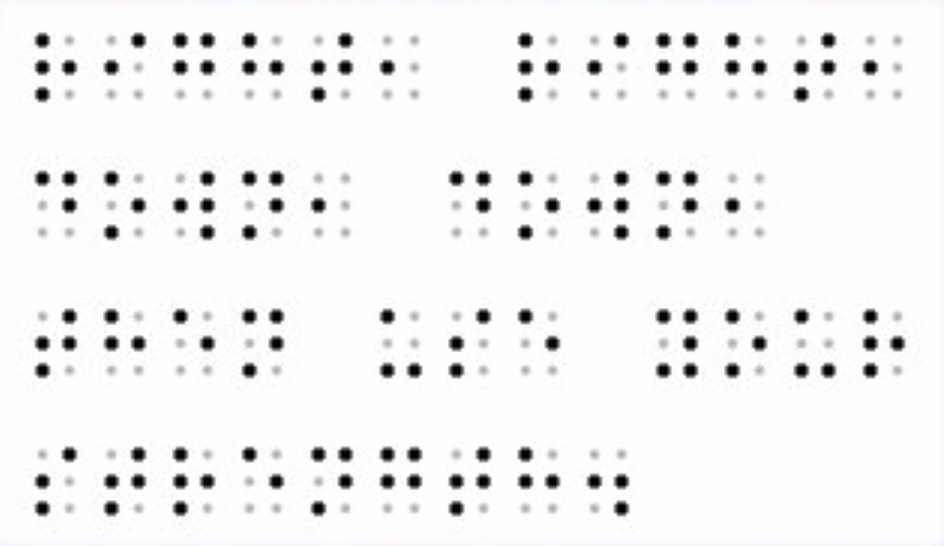
%> input picture Source Code/pokemon_ruby.png, 1888 x 1092 px (shown at 1/2 size)
$ octave --eval "result = parse('pokemon_ruby.png');"   (GNU Octave 9; MATLAB toolbox functions it lacks are replaced by stand-ins)
%> lines starting %> are read from the running program, lines starting %| are printed output that depends on the picture
function [r] = parse(img)
%> called with img = 'pokemon_ruby.png'

    I = imread(img);
%> I is the input picture: size 1092x1888x3 uint8; mean R, G, B 243.4, 242.4, 243.6
    I_bw = imbinarize(I);
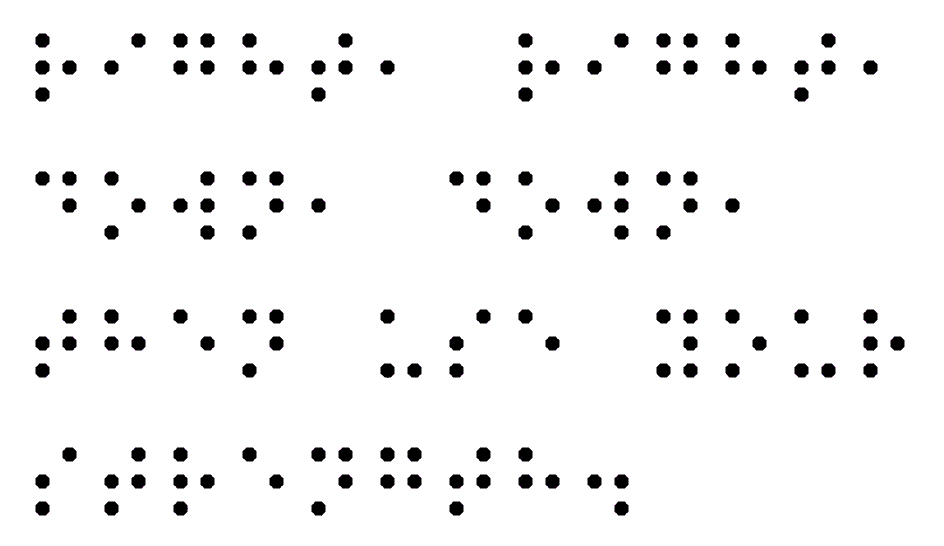
%> I_bw: size 1092x1888x3 logical (shown at 1/2 size); mean R, G, B 0.957, 0.957, 0.957
    I_size = size(uint8(I_bw));
%> I_size = [1092 1888 3]

    y = round(I_size(1) / 3);
%> y = 364
    x = round(I_size(2) / 2);
%> x = 944

    x_1 = imcrop(I_bw, [0, 0, x, y]);
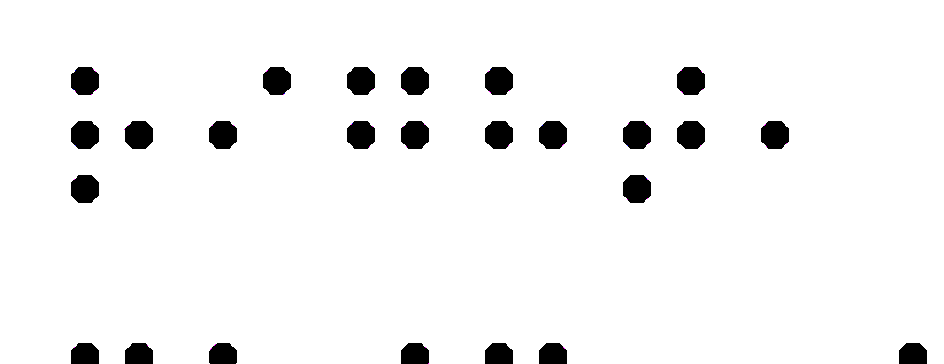
%> x_1: size 364x944x3 logical; mean R, G, B 0.955, 0.954, 0.955
    x_2 = imcrop(I_bw, [x, 0, x, y]);
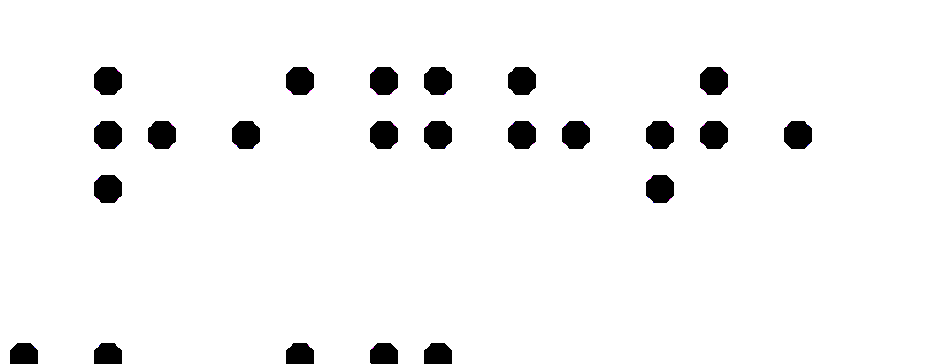
%> x_2: size 364x945x3 logical; mean R, G, B 0.958, 0.957, 0.958
    x_3 = imcrop(I_bw, [0, y, x, y]);
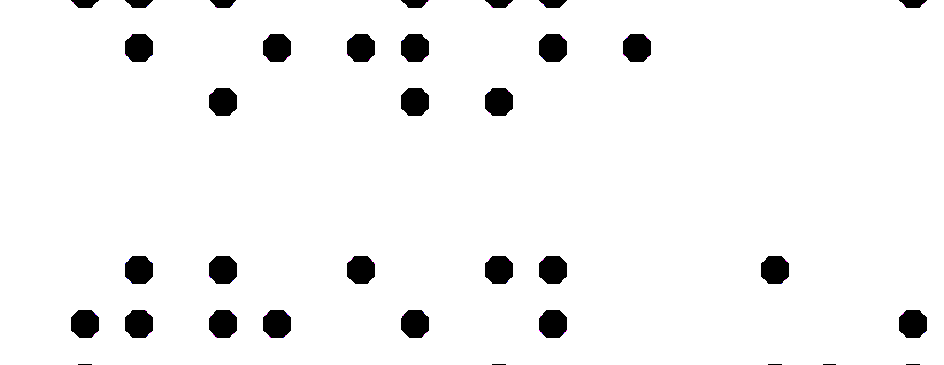
%> x_3: size 365x944x3 logical; mean R, G, B 0.954, 0.954, 0.954
    x_4 = imcrop(I_bw, [x, y, x, y]);
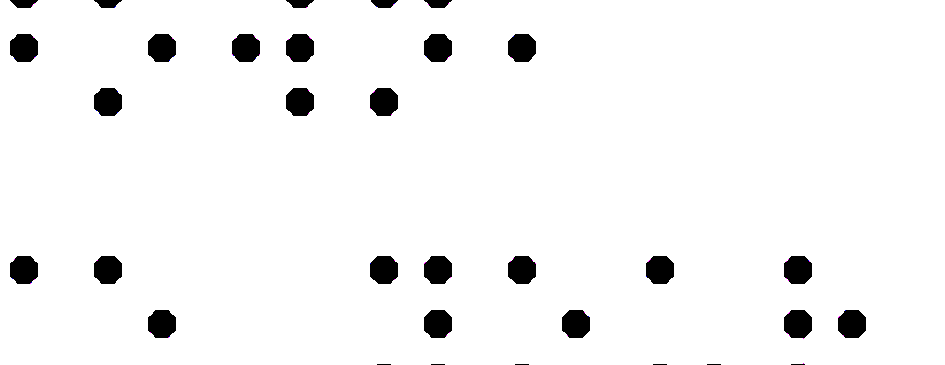
%> x_4: size 365x945x3 logical; mean R, G, B 0.957, 0.957, 0.957
    x_5 = imcrop(I_bw, [0, y * 2, x, y]);
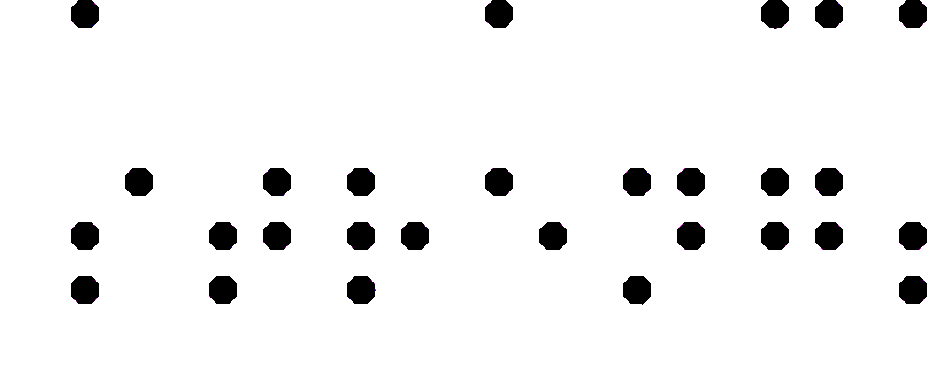
%> x_5: size 365x944x3 logical; mean R, G, B 0.946, 0.946, 0.946
    x_6 = imcrop(I_bw, [x, y * 2, x, y]);
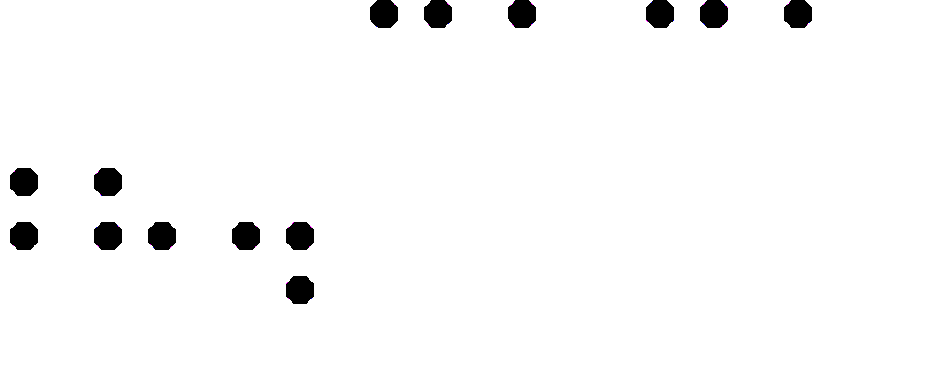
%> x_6: size 365x945x3 logical; mean R, G, B 0.973, 0.973, 0.973

% [7 lines of commented-out code are left out]


    set = {x_1, x_2, x_3, x_4, x_5, x_6};
%> set = 6 items

    result = zeros(1, 6);

    for x = 1:numel(set)

        % GET MEAN VALUE OF ALL PIXEL
        m = mean(set{x}, 'all');

        % IF MEAN IS NOT BLACK, IT MEANS THERE IS A WHITE DOT.
        if m > 0.01
            result(x) = 1;
        end
    end
%> this loop made 6 passes
%> m on passes 1 to 6: 0.954, 0.958, 0.954, 0.957, 0.946, 0.973
%> after the loop, result = [1 1 1 1 1 1]
%
%     disp(result);
%     pause
    r = result;
%> r = [1 1 1 1 1 1]
end
